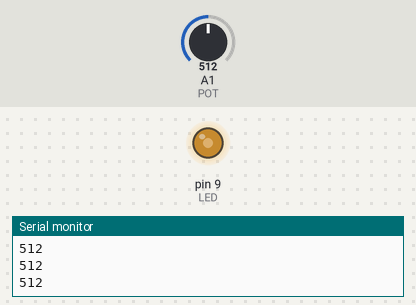
The sketch below on a simulated Arduino Uno, built with avr-gcc and run on an emulated ATmega328P. On the bench: output pins drawn as LEDs (lit = HIGH), the last lines printed to the serial monitor. Inputs (shaded band) come from the test bench; at power-on: A1 (POT) = 512.

Above: at 1.2 s.
1.3 s: A1 (POT) set to 716
At 2.5 s:
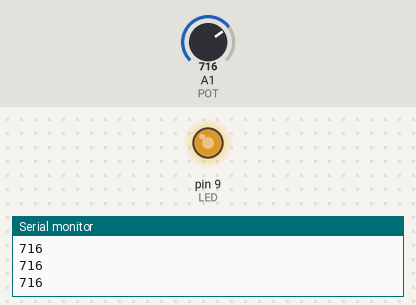
2.8 s: A1 (POT) set to 900
At 3.9 s:
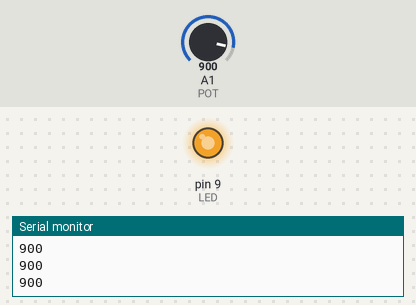
4.3 s: A1 (POT) set to 122
At 4.9 s:
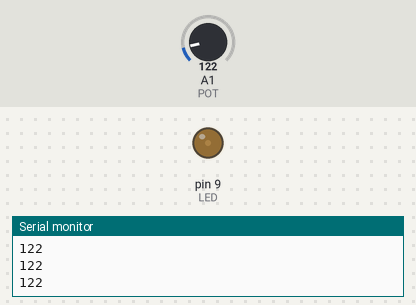
Timing chart, 0 to 7.3 s (numbered marks = the images above; inputs shaded):
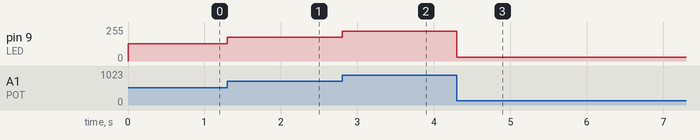

The sketch:

rafael22.ino
```cpp
int POT =A1;
int LED = 9;
int valor = 0;

void setup(){
  Serial.begin(9600);
  pinMode(LED,OUTPUT);
}
void loop(){

  valor = analogRead(POT);
  if(valor > 0){
    analogWrite(LED,(valor /4));
    Serial.println(valor);

  }
}
```

Measured:
- after the input at 1.3 s, pin 9 (LED): 128/255 → 179/255 at once
- after the input at 2.8 s, pin 9 (LED): 179/255 → 225/255 at once
- after the input at 4.3 s, pin 9 (LED): 225/255 → 30/255 at once
